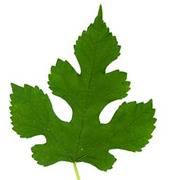
%> input picture hw1/leaf-data/training/leaf1.png, 170 x 180 px
$ octave hw1.m   (GNU Octave 9; MATLAB toolbox functions it lacks are replaced by stand-ins)
%> lines starting %> are read from the running program, lines starting %| are printed output that depends on the picture; in (x1, y1, x2, y2) boxes, pixels count from 0 and x2, y2 are one past the last pixel; in counts of white or black regions, pixels touching at a corner belong together; the program's own positions count from 1
%%%%%%%%%% Q2 - Photometry %%%%%%%%%%%%%
%%%%%%%%%%%%%%%%%%A%%%%%%%%%%%%%%%%%%%%%
[x,y] = meshgrid(-5:0.2:5,-5:0.2:5);
z = x .* exp(-(x.*x)-(y.*y));
surf(x,y,z);

%%%%%%%%%%%%%%%%%%B%%%%%%%%%%%%%%%%%%%%%
[nx, ny, nz] = surfnorm(x,y,z);
n =  reshape([nx ny nz], 51, 51, 3);

r = 0.1;

for k = [1:10]

    s = randn(3,1);
    sn = s./norm(s);

    res = zeros(51, 51);

    for i = [1:51]
        for j = [1:51]

            np = n(i, j, :);
            np = reshape(np, 1, 3);

            irr = r * np * sn;
            res(i,j) = irr;
        end
    end
    subplot(2,5,k);
    surf(x, y, res);
    %%%%%%%%%%%%%%%%%%C%%%%%%%%%%%%%%%%%%%%%
    [U,S,V] = svd(res);
    rs = rank(S);
    title(arrayfun(@(x) {num2str(x)},sn));
    rs
end

%%
%%%%%%%%%%Q6%%%%%%%%%%%%
l1 = imread('leaf1.png');
%> l1 is the input picture: size 180x170x3 uint8; mean R, G, B 179.1, 198.4, 158.3
l2 = imread('leaf2.png');
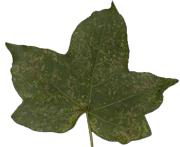
%> input picture hw1/leaf-data/training/leaf2.png, 180 x 147 px
%> l2 is the input picture: size 147x180x3 uint8; mean R, G, B 163.4, 166.2, 146.9
l3 = imread('leaf3.png');
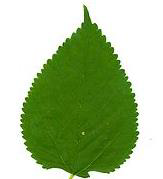
%> input picture hw1/leaf-data/training/leaf3.png, 163 x 179 px
%> l3 is the input picture: size 179x163x3 uint8; mean R, G, B 167.2, 190, 143.8
l4 = imread('leaf4.png');
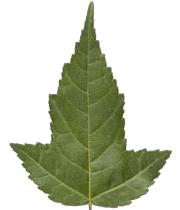
%> input picture hw1/leaf-data/training/leaf4.png, 180 x 210 px
%> l4 is the input picture: size 210x180x3 uint8; mean R, G, B 197.6, 202.9, 182.6
l5 = imread('leaf5.png');
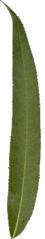
%> input picture hw1/leaf-data/training/leaf5.png, 45 x 239 px
%> l5 is the input picture: size 239x45x3 uint8; mean R, G, B 172.8, 177.8, 150.5
l6 = imread('leaf6.png');
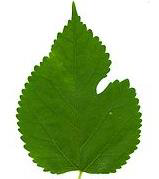
%> input picture hw1/leaf-data/test/leaf6.png, 159 x 179 px
%> l6 is the input picture: size 179x159x3 uint8; mean R, G, B 162.8, 186.4, 136.9

imshow(l6)

lg1 = rgb2gray(l1);
lg2 = rgb2gray(l2);
lg3 = rgb2gray(l3);
lg4 = rgb2gray(l4);
lg5 = rgb2gray(l5);
lg6 = rgb2gray(l6);

lgbw6 = ~im2bw(lg6);
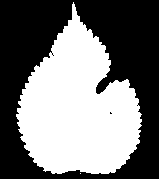
%> lgbw6: size 179x159 logical; 46.6% white; 2 white regions (1 under 20 px), largest, box (x1, y1, x2, y2) and area: (16, 2, 142, 174) 13255

figure(2)
imshow(lgbw6);

se = strel('disk',30);

closeBW = imclose(lgbw6,se);
%> closeBW: size 179x159 logical; 49% white; 1 white region, box (x1, y1, x2, y2) and area: (16, 2, 142, 174) 13938

figure(3)
imshow(closeBW);


lgbw1 = ~im2bw(lg1);
%> lgbw1: size 180x170 logical; 37.5% white; 1 white region, box (x1, y1, x2, y2) and area: (9, 5, 157, 171) 11472
lgbw2 = ~im2bw(lg2);
%> lgbw2: size 147x180 logical; 50.3% white; 1 black region, box (x1, y1, x2, y2) and area: (0, 0, 180, 147) 13141
lgbw3 = ~im2bw(lg3);
%> lgbw3: size 179x163 logical; 44.1% white; 1 white region, box (x1, y1, x2, y2) and area: (20, 5, 139, 178) 12871
lgbw4 = ~im2bw(lg4);
%> lgbw4: size 210x180 logical; 33.7% white; 4 white regions (3 under 20 px), largest, box (x1, y1, x2, y2) and area: (10, 4, 171, 208) 12733
lgbw5 = ~im2bw(lg5);
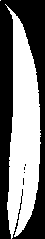
%> lgbw5: size 239x45 logical; 47.9% white; 2 white regions (1 under 20 px), largest, box (x1, y1, x2, y2) and area: (5, 4, 41, 239) 5155
